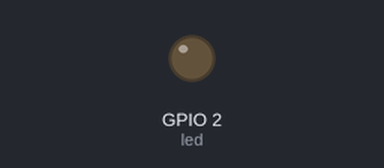
This program was run on a simulated ESP32 board running MicroPython. On the bench: output pins drawn as LEDs (lit = HIGH).

Above: at 0.05 s.
At 3.0 s:
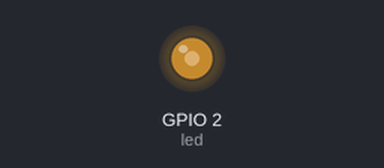
At 6.0 s:
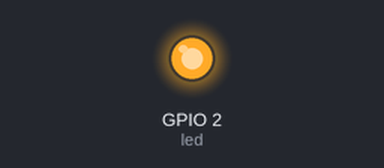
Timing chart, 0 to 7.8 s (numbered marks = the images above):
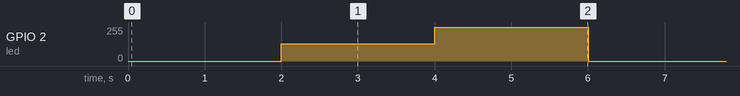

The program:

prj01.py
```python
###########################匯入模組################################
from machine import Pin, PWM
from time import sleep

##############################宣告與設定##################################
frequency = 50  # 頻率
duty_cycle = 0
led = PWM(Pin(2), freq=frequency, duty=duty_cycle)
#################################主程式###############################
while True:
    led.duty(0)
    sleep(2)
    led.duty(512)
    sleep(2)
    led.duty(1023)
    sleep(2)
```

Measured:
- by itself, GPIO 2 (led): repeats every 6.0 s: 255/255 2.0 s, 0/255 2.0 s, 128/255 2.0 s
